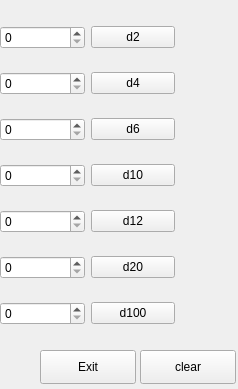
<?xml version="1.0" encoding="UTF-8"?>
<ui version="4.0">
 <class>dice</class>
 <widget class="QWidget" name="dice">
  <property name="geometry">
   <rect>
    <x>0</x>
    <y>0</y>
    <width>238</width>
    <height>389</height>
   </rect>
  </property>
  <property name="minimumSize">
   <size>
    <width>238</width>
    <height>389</height>
   </size>
  </property>
  <property name="maximumSize">
   <size>
    <width>238</width>
    <height>389</height>
   </size>
  </property>
  <property name="windowTitle">
   <string>Form</string>
  </property>
  <widget class="QPushButton" name="bt_clear">
   <property name="geometry">
    <rect>
     <x>140</x>
     <y>350</y>
     <width>96</width>
     <height>34</height>
    </rect>
   </property>
   <property name="text">
    <string>clear</string>
   </property>
  </widget>
  <widget class="QPushButton" name="bt_exit">
   <property name="geometry">
    <rect>
     <x>40</x>
     <y>350</y>
     <width>96</width>
     <height>34</height>
    </rect>
   </property>
   <property name="text">
    <string>Exit</string>
   </property>
  </widget>
  <widget class="QWidget" name="layoutWidget">
   <property name="geometry">
    <rect>
     <x>0</x>
     <y>10</y>
     <width>231</width>
     <height>331</height>
    </rect>
   </property>
   <layout class="QVBoxLayout" name="verticalLayout">
    <item>
     <layout class="QHBoxLayout" name="horizontalLayout">
      <item>
       <widget class="QSpinBox" name="sp_d2"/>
      </item>
      <item>
       <widget class="QPushButton" name="bt_d2">
        <property name="text">
         <string>d2</string>
        </property>
       </widget>
      </item>
      <item>
       <widget class="QLabel" name="vlb_d2">
        <property name="minimumSize">
         <size>
          <width>50</width>
          <height>0</height>
         </size>
        </property>
        <property name="maximumSize">
         <size>
          <width>50</width>
          <height>25</height>
         </size>
        </property>
        <property name="text">
         <string/>
        </property>
       </widget>
      </item>
     </layout>
    </item>
    <item>
     <layout class="QHBoxLayout" name="horizontalLayout_2">
      <item>
       <widget class="QSpinBox" name="sp_d4"/>
      </item>
      <item>
       <widget class="QPushButton" name="bt_d4">
        <property name="text">
         <string>d4</string>
        </property>
       </widget>
      </item>
      <item>
       <widget class="QLabel" name="vlb_d4">
        <property name="minimumSize">
         <size>
          <width>50</width>
          <height>0</height>
         </size>
        </property>
        <property name="maximumSize">
         <size>
          <width>50</width>
          <height>25</height>
         </size>
        </property>
        <property name="text">
         <string/>
        </property>
       </widget>
      </item>
     </layout>
    </item>
    <item>
     <layout class="QHBoxLayout" name="horizontalLayout_3">
      <item>
       <widget class="QSpinBox" name="sp_d6"/>
      </item>
      <item>
       <widget class="QPushButton" name="bt_d6">
        <property name="text">
         <string>d6</string>
        </property>
       </widget>
      </item>
      <item>
       <widget class="QLabel" name="vlb_d6">
        <property name="minimumSize">
         <size>
          <width>50</width>
          <height>0</height>
         </size>
        </property>
        <property name="maximumSize">
         <size>
          <width>50</width>
          <height>25</height>
         </size>
        </property>
        <property name="text">
         <string/>
        </property>
       </widget>
      </item>
     </layout>
    </item>
    <item>
     <layout class="QHBoxLayout" name="horizontalLayout_4">
      <item>
       <widget class="QSpinBox" name="sp_d10"/>
      </item>
      <item>
       <widget class="QPushButton" name="bt_d10">
        <property name="text">
         <string>d10</string>
        </property>
       </widget>
      </item>
      <item>
       <widget class="QLabel" name="vlb_d10">
        <property name="minimumSize">
         <size>
          <width>50</width>
          <height>0</height>
         </size>
        </property>
        <property name="maximumSize">
         <size>
          <width>50</width>
          <height>25</height>
         </size>
        </property>
        <property name="text">
         <string/>
        </property>
       </widget>
      </item>
     </layout>
    </item>
    <item>
     <layout class="QHBoxLayout" name="horizontalLayout_5">
      <item>
       <widget class="QSpinBox" name="sp_d12"/>
      </item>
      <item>
       <widget class="QPushButton" name="bt_d12">
        <property name="text">
         <string>d12</string>
        </property>
       </widget>
      </item>
      <item>
       <widget class="QLabel" name="vlb_d12">
        <property name="minimumSize">
         <size>
          <width>50</width>
          <height>0</height>
         </size>
        </property>
        <property name="maximumSize">
         <size>
          <width>50</width>
          <height>25</height>
         </size>
        </property>
        <property name="text">
         <string/>
        </property>
       </widget>
      </item>
     </layout>
    </item>
    <item>
     <layout class="QHBoxLayout" name="horizontalLayout_6">
      <item>
       <widget class="QSpinBox" name="sp_d20"/>
      </item>
      <item>
       <widget class="QPushButton" name="bt_d20">
        <property name="text">
         <string>d20</string>
        </property>
       </widget>
      </item>
      <item>
       <widget class="QLabel" name="vlb_d20">
        <property name="minimumSize">
         <size>
          <width>50</width>
          <height>0</height>
         </size>
        </property>
        <property name="maximumSize">
         <size>
          <width>50</width>
          <height>25</height>
         </size>
        </property>
        <property name="text">
         <string/>
        </property>
       </widget>
      </item>
     </layout>
    </item>
    <item>
     <layout class="QHBoxLayout" name="horizontalLayout_7">
      <item>
       <widget class="QSpinBox" name="sp_d100"/>
      </item>
      <item>
       <widget class="QPushButton" name="bt_d100">
        <property name="text">
         <string>d100</string>
        </property>
       </widget>
      </item>
      <item>
       <widget class="QLabel" name="vlb_d100">
        <property name="minimumSize">
         <size>
          <width>50</width>
          <height>0</height>
         </size>
        </property>
        <property name="maximumSize">
         <size>
          <width>50</width>
          <height>25</height>
         </size>
        </property>
        <property name="text">
         <string/>
        </property>
       </widget>
      </item>
     </layout>
    </item>
   </layout>
  </widget>
 </widget>
 <resources/>
 <connections>
  <connection>
   <sender>bt_exit</sender>
   <signal>clicked()</signal>
   <receiver>dice</receiver>
   <slot>close()</slot>
   <hints>
    <hint type="sourcelabel">
     <x>103</x>
     <y>339</y>
    </hint>
    <hint type="destinationlabel">
     <x>31</x>
     <y>335</y>
    </hint>
   </hints>
  </connection>
 </connections>
</ui>
